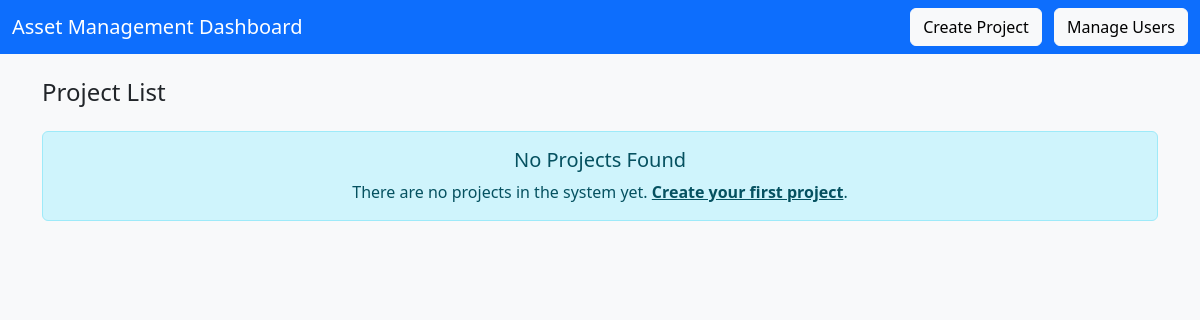
Page /admin (signed in) on the earlier database version.
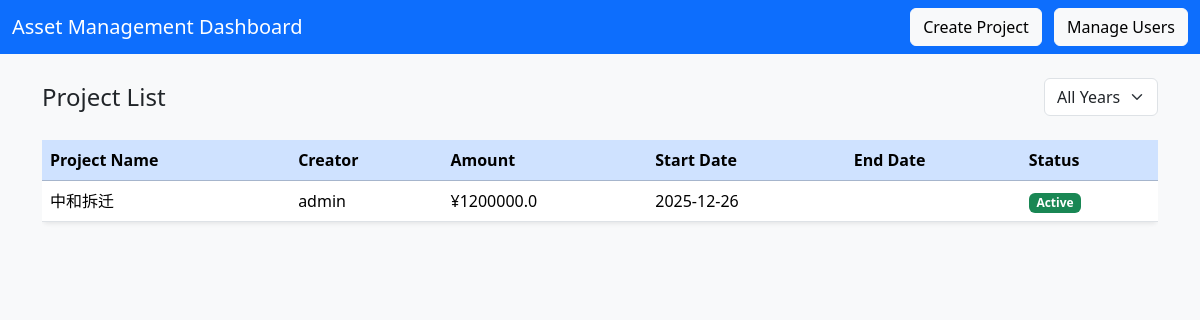
Same page on the later database version.
### tables this page shows
CREATE TABLE projects (
                        id INTEGER PRIMARY KEY AUTOINCREMENT,
                        name TEXT,
                        creator TEXT,
                        amount REAL,
                        start_date TEXT,
                        end_date TEXT,
                        contract_file TEXT,
                        asset_files TEXT,
                        status TEXT);

### main.py (the view)
@app.get("/admin", response_class=HTMLResponse)
async def admin(
    request: Request,
    user: dict = Depends(login_required),
    db: sqlite3.Connection = Depends(get_db)
):
    c = db.cursor()
    c.execute("SELECT * FROM projects ORDER BY start_date DESC")
    projects = c.fetchall()
    projects_list = []
    years = set()  # 用于存储有项目的年份
    for project in projects:
        project_dict = {
            'id': project[0],
            'name': project[1],
            'creator': project[2],
            'amount': project[3],
            'start_date': project[4],
            'end_date': project[5],
            'contract_file': project[6],
            'asset_files': project[7],
            'status': project[8] if len(project) > 8 else 'active',  # 默认状态为进行中
        }
        projects_list.append(project_dict)
        if project_dict['start_date']:
            try:
                year = project_dict['start_date'][:4]  # 提取前4位作为年份
                if year.isdigit() and len(year) == 4:
                    years.add(int(year))
            except (ValueError, IndexError, AttributeError):
                pass
    years_sorted = sorted(years, reverse=True) if years else []
    return templates.TemplateResponse("admin.html", {
        "request": request,
        "projects": projects_list,
        "years": years_sorted,
        "user": user
    })

### templates/admin.html (shortened to what this page needs)
<!DOCTYPE html>
<html lang="en">
<head>
  <link href="https://cdn.jsdelivr.net/npm/bootstrap@5.3.2/dist/css/bootstrap.min.css" rel="stylesheet">
</head>
<body class="bg-light">
  <nav class="navbar navbar-dark bg-primary">
    <div class="container-fluid">
      <span class="navbar-brand mb-0 h1">Asset Management Dashboard</span>
      <div>
        <a href="/create_project" class="btn btn-light me-2">Create Project</a>
        <a href="/user_manager" class="btn btn-light">Manage Users</a>
      </div>
    </div>
  </nav>
  <div class="container mt-4">
    <div class="d-flex justify-content-between align-items-center mb-4">
      <h4 class="mb-0">Project List</h4>
      {% if years %}
      <div class="year-filter-container">
        <select id="yearFilter" class="form-select">
          <option value="">All Years</option>
        </select>
      </div>
      {% endif %}
    </div>
    {% if projects %}
    <div class="table-responsive">
      <table class="table table-hover bg-white rounded shadow-sm">
        <thead class="table-primary">
          <tr>
            <th>Project Name</th>
            <th>Creator</th>
            <th>Amount</th>
            <th>Start Date</th>
            <th>End Date</th>
            <th>Status</th>
          </tr>
        </thead>
        <tbody>
          {% for p in projects %}
          <tr onclick="window.location.href='/project/{{ p.id }}'">
            <td>{{ p.name }}</td>
            <td>{{ p.creator }}</td>
            <td>¥{{ p.amount }}</td>
            <td>{{ p.start_date }}</td>
            <td>{{ p.end_date }}</td>
            <td>
              {% if p.status == 'active' %}
                <span class="badge status-badge status-active">Active</span>
              {% elif p.status == 'completed' %}
                <span class="badge status-badge status-completed">Completed</span>
              {% elif p.status == 'paused' %}
                <span class="badge status-badge status-paused">Paused</span>
              {% elif p.status == 'cancelled' %}
                <span class="badge status-badge status-cancelled">Cancelled</span>
              {% else %}
                <span class="badge status-badge status-active">Active</span>
              {% endif %}
            </td>
          </tr>
          {% endfor %}
        </tbody>
      </table>
    </div>
    {% else %}
    <div class="alert alert-info text-center">
      <h5>No Projects Found</h5>
      <p class="mb-0">There are no projects in the system yet. <a href="/create_project" class="alert-link">Create your first project</a>.</p>
    </div>
    {% endif %}
  </div>
</body>
</html>

### templates/admin.html (style rules this page uses)
table.table tbody tr { cursor: pointer; transition: background-color 0.2s ease; }
.year-filter-container { max-width: 200px; }
.status-badge { font-size: 0.75rem; padding: 0.35em 0.65em; }
.status-active { background-color: #198754; color: white; }

Differences in the rows shown:
added projects: name "中和拆迁", creator "admin", amount "1200000.0", start_date "2025-12-26", status "Active"
Other differences:
form field value: (not shown) → "All Years"
text no longer shown: "No Projects Found There are no projects in the system yet. Create your first project ."
text now shown: "Project Name Creator Amount Start Date End Date Status"
